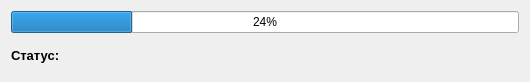
<?xml version="1.0" encoding="UTF-8"?>
<ui version="4.0">
 <class>MainWindow</class>
 <widget class="QMainWindow" name="MainWindow">
  <property name="geometry">
   <rect>
    <x>0</x>
    <y>0</y>
    <width>530</width>
    <height>82</height>
   </rect>
  </property>
  <property name="contextMenuPolicy">
   <enum>Qt::PreventContextMenu</enum>
  </property>
  <property name="windowTitle">
   <string>Апдейтер</string>
  </property>
  <widget class="QWidget" name="centralWidget">
   <layout class="QGridLayout" name="gridLayout">
    <item row="1" column="0" alignment="Qt::AlignLeft">
     <widget class="QLabel" name="label">
      <property name="font">
       <font>
        <pointsize>10</pointsize>
        <weight>75</weight>
        <bold>true</bold>
       </font>
      </property>
      <property name="text">
       <string>Статус:</string>
      </property>
     </widget>
    </item>
    <item row="1" column="1">
     <widget class="QLabel" name="infoLabel">
      <property name="sizePolicy">
       <sizepolicy hsizetype="Expanding" vsizetype="Preferred">
        <horstretch>0</horstretch>
        <verstretch>0</verstretch>
       </sizepolicy>
      </property>
      <property name="text">
       <string/>
      </property>
     </widget>
    </item>
    <item row="0" column="0" colspan="2">
     <widget class="QProgressBar" name="progressBar">
      <property name="value">
       <number>24</number>
      </property>
     </widget>
    </item>
   </layout>
  </widget>
 </widget>
 <layoutdefault spacing="6" margin="11"/>
 <resources/>
 <connections/>
</ui>
